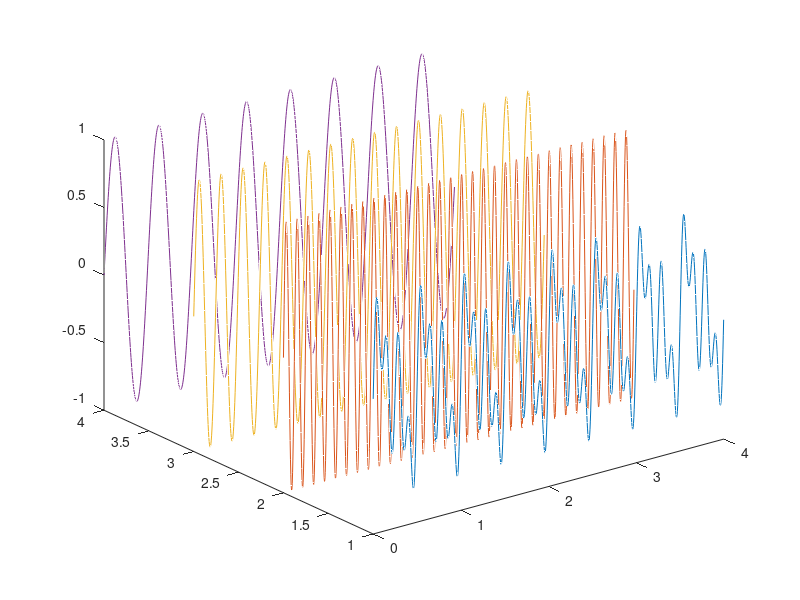

Write the MATLAB code that produced this figure.
%%Time specifications:
Fs = 250;                   % samples per second
dt = 1/Fs;                   % seconds per sample
StopTime = 4;             % seconds
t = (0:dt:StopTime-dt);     % seconds

%%Sine wave:               % hertz
x1 = sin(2*pi*2*t);
x2 = sin(2*pi*4*t);
x3 = sin(2*pi*8*t);
xt = [x1;x2;x3];
xf = squeeze(mean(xt));
xp = [xt;xf];
xp = flipud(xp);

% Plot the signal versus time:
figure;
hold on
for i = 1:4
      plot3(t,i*ones(1,size(t,2)),xp(i,:));
end
hold off
view(3)